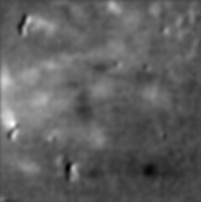
#> input picture home/kevinteng/Desktop/preprocessed_dF/frame_0041.jpg, 201 x 202 px, found by its file name
$ jupyter execute --allow-errors Thresholding.ipynb
#> lines starting #> are read from the running program, lines starting #| are printed output that depends on the picture; after the words box and inside, x2 and y2 are one past the last pixel; in counts of white or black regions, pixels touching at a corner belong together
[cell 1]
import numpy as np
import cv2
from matplotlib import pyplot as plt

[cell 2]
#Load one frame of tiff file

img = cv2.imread( '/home/lisa/RM/frame_0011.jpg', cv2.IMREAD_GRAYSCALE)
#> (the rest of this cell did not finish here and is left out)

[cell 3]
#Try basic thresholding

ret,thresh1 = cv2.threshold(img,127,255,cv2.THRESH_BINARY)
ret,thresh2 = cv2.threshold(img,127,255,cv2.THRESH_BINARY_INV)
ret,thresh3 = cv2.threshold(img,127,255,cv2.THRESH_TRUNC)
ret,thresh4 = cv2.threshold(img,127,255,cv2.THRESH_TOZERO)
ret,thresh5 = cv2.threshold(img,127,255,cv2.THRESH_TOZERO_INV)
titles = ['Original Image','BINARY','BINARY_INV','TRUNC','TOZERO','TOZERO_INV']
images = [img, thresh1, thresh2, thresh3, thresh4, thresh5]

fig = plt.figure(figsize=(15, 15))

#> (the rest of this cell did not finish here and is left out)

[cell 4]
#Try advanced thresholding

# global thresholding
ret1,th1 = cv2.threshold(img,127,255,cv2.THRESH_BINARY)

# Otsu's thresholding
ret2,th2 = cv2.threshold(img,0,255,cv2.THRESH_BINARY+cv2.THRESH_OTSU)
#> ret2 = 0

# Otsu's thresholding after Gaussian filtering
#> (the rest of this cell did not finish here and is left out)

[cell 5]
#TRY different quality
img2 = cv2.imread( '/home/lisa/RM/frame_0041.jpg', cv2.IMREAD_GRAYSCALE)
#> img2 is the input picture: shape (202, 201); min 0, max 254, mean 95.1
img2 = np.array( img2, dtype='uint8' )

max= np.max(img2)
#> max = 254
print(max)
#| 254

plt.imshow(img2, 'gray')

[cell 6]
#Normalize image

img3 = cv2.normalize(img2, None, alpha=0, beta=1, norm_type=cv2.NORM_MINMAX)
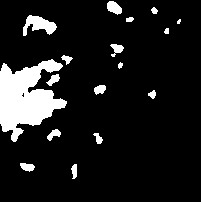
#> img3: shape (202, 201); values 0 (black) and 1 (white), 10.9% white; 17 white regions (1 under 20 px), largest, box (x1, y1, x2, y2) and area: (0, 59, 67, 142) 3093, (23, 15, 57, 36) 384, (107, 1, 122, 15) 144
plt.imshow(img3, 'gray')
plt.show()

[cell 7]
#Try basic thresholding

ret,thresh1 = cv2.threshold(img2,127,255,cv2.THRESH_BINARY)
ret,thresh2 = cv2.threshold(img2,127,255,cv2.THRESH_BINARY_INV)
ret,thresh3 = cv2.threshold(img2,127,255,cv2.THRESH_TRUNC)
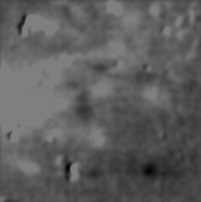
#> thresh3: shape (202, 201); min 0, max 127, mean 93
ret,thresh4 = cv2.threshold(img2,127,255,cv2.THRESH_TOZERO)
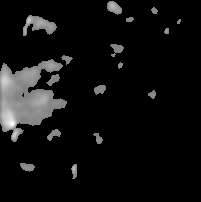
#> thresh4: shape (202, 201); min 0, max 254, mean 16
ret,thresh5 = cv2.threshold(img2,127,255,cv2.THRESH_TOZERO_INV)
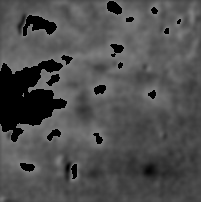
#> thresh5: shape (202, 201); min 0, max 127, mean 79.1
titles = ['Original Image','BINARY','BINARY_INV','TRUNC','TOZERO','TOZERO_INV']
images = [img2, thresh1, thresh2, thresh3, thresh4, thresh5]

fig = plt.figure(figsize=(15, 15))

for i in range(6):
    plt.subplot(2,3,i+1),plt.imshow(images[i],'gray')
    plt.title(titles[i])
    plt.xticks([]),plt.yticks([])
plt.show()

[cell 8]
ret,threshBoth = cv2.threshold(thresh4,127,255,cv2.THRESH_BINARY)
plt.imshow(threshBoth, 'gray')
plt.show()

[cell 9]
#Try advanced thresholding

# global thresholding
ret1,th1 = cv2.threshold(img2,127,255,cv2.THRESH_BINARY)

# Otsu's thresholding
ret2,th2 = cv2.threshold(img2,0,255,cv2.THRESH_BINARY+cv2.THRESH_OTSU)
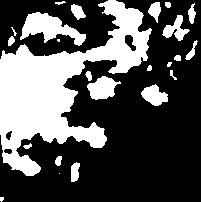
#> th2: shape (202, 201); 33% white; 24 white regions (5 under 20 px), largest, box (x1, y1, x2, y2) and area: (0, 0, 152, 176) 10116, (20, 12, 86, 46) 1072, (87, 76, 121, 100) 505
#> ret2 = 102

# Otsu's thresholding after Gaussian filtering
blur = cv2.GaussianBlur(img2,(5,5),0)
ret3,th3 = cv2.threshold(blur,0,255,cv2.THRESH_BINARY+cv2.THRESH_OTSU)
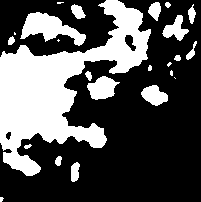
#> th3: shape (202, 201); 32.9% white; 24 white regions (7 under 20 px), largest, box (x1, y1, x2, y2) and area: (0, 0, 151, 176) 10154, (20, 12, 86, 46) 1082, (87, 76, 120, 100) 500
#> ret3 = 102

# plot all the images and their histogra#ms
images = [img2, 0, th1,
          img2, 0, th2,
          blur, 0, th3]
titles = ['Original Noisy Image','Histogram','Global Thresholding (v=127)',
          'Original Noisy Image','Histogram',"Otsu's Thresholding",
          'Gaussian filtered Image','Histogram',"Otsu's Thresholding"]


fig = plt.figure(figsize=(20, 20))

for i in range(3):
    plt.subplot(3,3,i*3+1),plt.imshow(images[i*3],'gray')
    plt.title(titles[i*3]), plt.xticks([]), plt.yticks([])
    plt.subplot(3,3,i*3+2),plt.hist(images[i*3].ravel(),256)
    plt.title(titles[i*3+1]), plt.xticks([]), plt.yticks([])
    plt.subplot(3,3,i*3+3),plt.imshow(images[i*3+2],'gray')
    plt.title(titles[i*3+2]), plt.xticks([]), plt.yticks([])
plt.show()
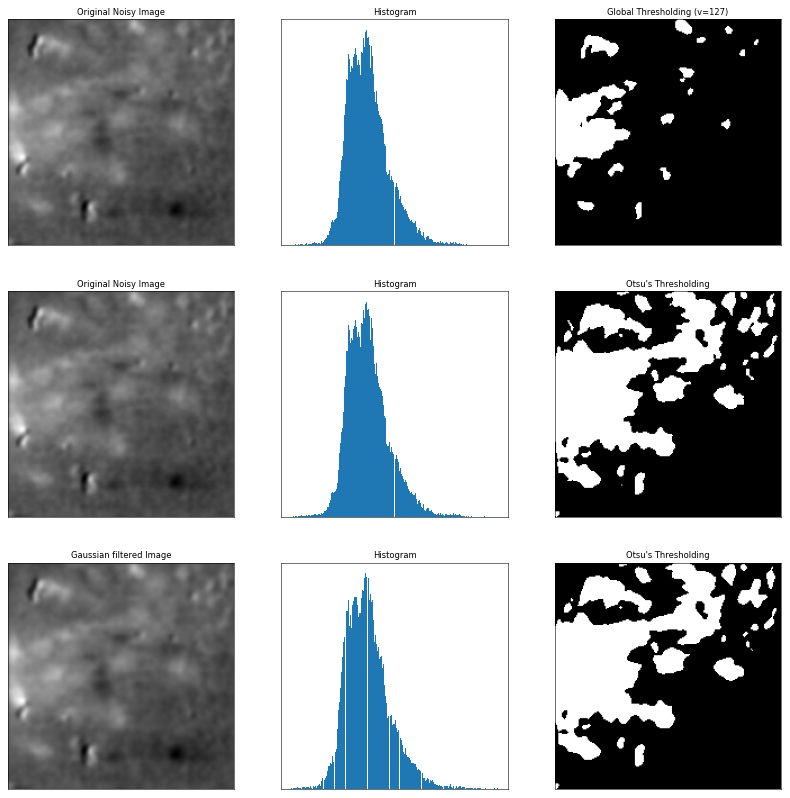
#> figure drawn by matplotlib, 9 panels

$ run again, with home/kevinteng/Desktop/preprocessed_dF/frame_0014.jpg copied over home/kevinteng/Desktop/preprocessed_dF/frame_0041.jpg
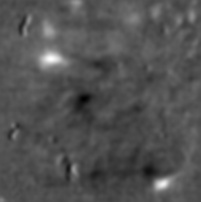
#> input picture home/kevinteng/Desktop/preprocessed_dF/frame_0014.jpg, 201 x 202 px, found by its file name
#> `ret2,th2 = cv2.threshold(img,0,255,cv2.THRESH_BINARY+cv2.THRESH_OTSU)`: ret2 = 0
#> img2 is the input picture: shape (202, 201); min 0, max 255, mean 82
#> max = 255
#| 255
#> `img3 = cv2.normalize(img2, None, alpha=0, beta=1, norm_type=cv2.NORM_M..`:
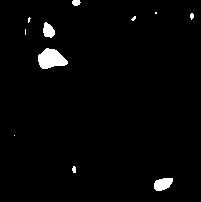
#> img3: shape (202, 201); values 0 (black) and 1 (white), 2.2% white; 11 white regions (5 under 20 px), largest, box (x1, y1, x2, y2) and area: (38, 48, 68, 69) 429, (154, 178, 173, 191) 187, (43, 22, 55, 38) 135, (72, 0, 81, 6) 43, (72, 166, 76, 173) 23, (190, 13, 194, 20) 21
#> th2: shape (202, 201); 4.7% white; 16 white regions (5 under 20 px), largest, box (x1, y1, x2, y2) and area: (32, 43, 71, 72) 711, (153, 175, 178, 193) 286, (41, 19, 59, 41) 272
#> `ret2,th2 = cv2.threshold(img2,0,255,cv2.THRESH_BINARY+cv2.THRESH_OTSU)`: ret2 = 108
#> `ret3,th3 = cv2.threshold(blur,0,255,cv2.THRESH_BINARY+cv2.THRESH_OTSU)`:
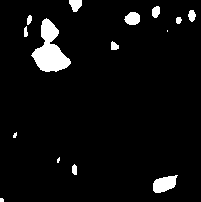
#> th3: shape (202, 201); 5.1% white; 15 white regions (4 under 20 px), largest, box (x1, y1, x2, y2) and area: (31, 18, 71, 72) 1077, (153, 175, 178, 193) 305, (124, 12, 140, 25) 161
#> ret3 = 106

$ run again, with home/kevinteng/Desktop/preprocessed_dF/frame_0053.jpg copied over home/kevinteng/Desktop/preprocessed_dF/frame_0041.jpg
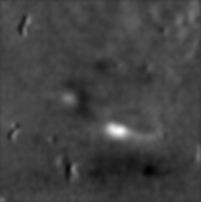
#> input picture home/kevinteng/Desktop/preprocessed_dF/frame_0053.jpg, 201 x 202 px, found by its file name
#> `ret2,th2 = cv2.threshold(img,0,255,cv2.THRESH_BINARY+cv2.THRESH_OTSU)`: ret2 = 0
#> img2 is the input picture: shape (202, 201); min 0, max 255, mean 65.7
#> max = 255
#| 255
#> img3: shape (202, 201); values 0 (black) and 1 (white), 0.72% white; 2 white regions (1 under 20 px), largest, box (x1, y1, x2, y2) and area: (105, 123, 131, 139) 290
#> th2: shape (202, 201); 50.9% white; 54 black regions (34 under 20 px), largest, box (x1, y1, x2, y2) and area: (0, 0, 201, 202) 16602, (70, 3, 114, 50) 944, (181, 40, 201, 112) 545
#> `ret2,th2 = cv2.threshold(img2,0,255,cv2.THRESH_BINARY+cv2.THRESH_OTSU)`: ret2 = 65
#> `ret3,th3 = cv2.threshold(blur,0,255,cv2.THRESH_BINARY+cv2.THRESH_OTSU)`:
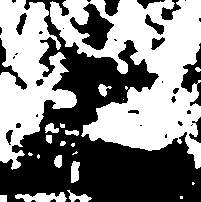
#> th3: shape (202, 201); 51.4% white; 37 black regions (20 under 20 px), largest, box (x1, y1, x2, y2) and area: (0, 0, 201, 202) 16628, (70, 3, 114, 50) 948, (181, 43, 201, 106) 536
